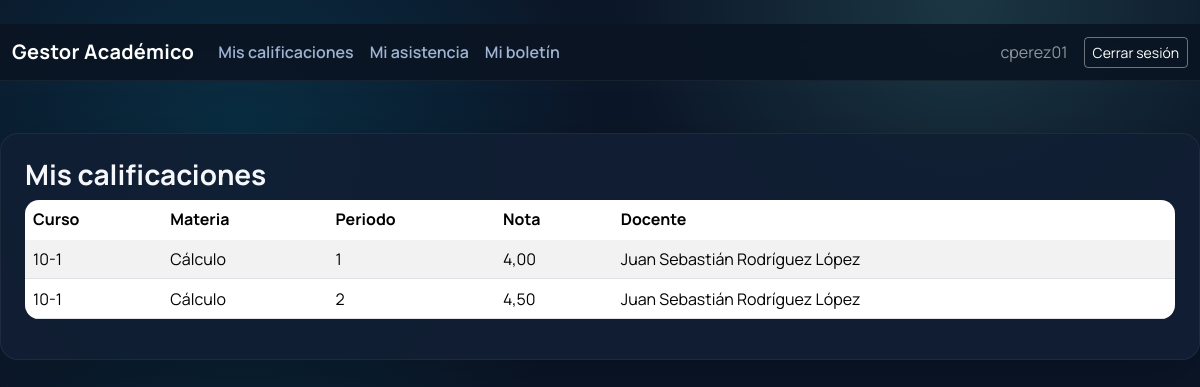
Screenshot of /mi/calificaciones/ (signed in) with the database file from the repository.
### academico/models.py (models this page shows, shortened)
class Calificacion(models.Model):
    estudiante = models.ForeignKey(Estudiante, on_delete=models.CASCADE, related_name="calificaciones")
    materia = models.ForeignKey(Materia, on_delete=models.CASCADE, related_name="calificaciones")
    docente = models.ForeignKey(Docente, on_delete=models.SET_NULL, null=True, blank=True, related_name="calificaciones")
    periodo = models.CharField(max_length=20, default="1")
    nota = models.DecimalField(max_digits=4, decimal_places=2)  # 0.00 - 10.00
    fecha_registro = models.DateTimeField(auto_now_add=True)
    class Meta:
        unique_together = ("estudiante", "materia", "periodo")

class Materia(models.Model):
    nombre = models.CharField(max_length=100)
    codigo = models.CharField(max_length=20, unique=True)
    curso = models.ForeignKey(Curso, on_delete=models.CASCADE, related_name="materias")
    docente = models.ForeignKey(Docente, on_delete=models.SET_NULL, null=True, blank=True, related_name="materias")

class Curso(models.Model):
    nombre = models.CharField(max_length=100)
    codigo = models.CharField(max_length=20, unique=True)
    anio = models.IntegerField()
    activo = models.BooleanField(default=True)

class Docente(models.Model):
    user = models.OneToOneField(User, on_delete=models.CASCADE, related_name="docente")
    titulo = models.CharField(max_length=100, blank=True)
    telefono = models.CharField(max_length=20, blank=True)

### academico/views.py (the view)
# urls.py: path("mi/calificaciones/", views.mis_calificaciones, name="mis_calificaciones"),
@rol_requerido("ESTUDIANTE")
def mis_calificaciones(request):
    estudiante = get_object_or_404(Estudiante, user=request.user)
    calificaciones = Calificacion.objects.filter(estudiante=estudiante).select_related(
        "materia__curso", "docente__user"
    )
    return render(request, "calificaciones/mis_calificaciones.html", {"calificaciones": calificaciones})

### academico/context_processors.py (called while the page is built)
def perfil_usuario(request):
    perfil = None
    if request.user.is_authenticated:
        try:
            perfil = request.user.perfil
        except Perfil.DoesNotExist:
            perfil = None
    return {"perfil_usuario": perfil}

### templates/calificaciones/mis_calificaciones.html (shortened to what this page needs)
﻿{% extends "base.html" %}
{% block content %}
<h3>Mis calificaciones</h3>
<table class="table table-striped">
    <thead>
        <tr>
            <th>Curso</th>
            <th>Materia</th>
            <th>Periodo</th>
            <th>Nota</th>
            <th>Docente</th>
        </tr>
    </thead>
    <tbody>
        {% for c in calificaciones %}
        <tr>
            <td>{{ c.materia.curso.nombre }}</td>
            <td>{{ c.materia.nombre }}</td>
            <td>{{ c.periodo }}</td>
            <td>{{ c.nota }}</td>
            <td>{% if c.docente %}{{ c.docente.user.get_full_name }}{% else %}-{% endif %}</td>
        </tr>
        {% empty %}
        <tr><td colspan="5">Aún no tienes calificaciones registradas.</td></tr>
        {% endfor %}
    </tbody>
</table>
{% endblock %}

### templates/base.html (shortened to what this page needs)
<!DOCTYPE html>
<html lang="es">
<head>
    <link href="https://cdn.jsdelivr.net/npm/bootstrap@5.3.3/dist/css/bootstrap.min.css" rel="stylesheet">
</head>
<body>
<nav class="navbar navbar-expand-lg navbar-dark mb-4">
    <div class="container-fluid">
        <a class="navbar-brand" href="{% url 'dashboard' %}">Gestor Académico</a>
        <div class="collapse navbar-collapse" id="navbarNav">
            {% if user.is_authenticated %}
                {% if user.is_superuser %}
                <ul class="navbar-nav me-auto">
                    <li class="nav-item"><a class="nav-link" href="{% url 'estudiante_list' %}">Estudiantes</a></li>
                    <li class="nav-item"><a class="nav-link" href="{% url 'docente_list' %}">Docentes</a></li>
                    <li class="nav-item"><a class="nav-link" href="{% url 'curso_list' %}">Cursos</a></li>
                    <li class="nav-item"><a class="nav-link" href="{% url 'materia_list' %}">Materias</a></li>
                    <li class="nav-item"><a class="nav-link" href="{% url 'calificacion_list' %}">Calificaciones</a></li>
                    <li class="nav-item"><a class="nav-link" href="{% url 'asistencia_list' %}">Asistencia</a></li>
                </ul>
                {% elif perfil_usuario and perfil_usuario.rol == "DOCENTE" %}
                <ul class="navbar-nav me-auto">
                    <li class="nav-item"><a class="nav-link" href="{% url 'docente_mis_materias' %}">Mis materias</a></li>
                    <li class="nav-item"><a class="nav-link" href="{% url 'asistencia_list' %}">Asistencia (vista general)</a></li>
                </ul>
                {% elif perfil_usuario and perfil_usuario.rol == "ESTUDIANTE" %}
                <ul class="navbar-nav me-auto">
                    <li class="nav-item"><a class="nav-link" href="{% url 'mis_calificaciones' %}">Mis calificaciones</a></li>
                    <li class="nav-item"><a class="nav-link" href="{% url 'mi_asistencia' %}">Mi asistencia</a></li>
                    <li class="nav-item"><a class="nav-link" href="{% url 'mi_boletin' %}">Mi boletín</a></li>
                </ul>
                {% endif %}
                <span class="navbar-text me-3">
                    {{ user.get_username }}
                </span>
                <a href="{% url 'logout' %}" class="btn btn-outline-light btn-sm">Cerrar sesión</a>
            {% else %}
                <a href="{% url 'login' %}" class="btn btn-outline-light btn-sm ms-auto">Ingresar</a>
            {% endif %}
        </div>
    </div>
</nav>
<main class="container-xxl page-shell">
    <div class="page-surface">
        {% block content %}{% endblock %}
    </div>
</main>
</body>
</html>

### templates/base.html (style rules this page uses)
:root { --bg-main: #0b1628; --card: #0f1f35; --card-soft: #132742; --text: #e7edf6; --muted: #9fb3d2; --primary: #00b4d8; --primary-strong: #0091b5; --accent: #80ffea; --shadow: 0 20px 60px rgba(0, 0, 0, 0.25); }
* { font-family: 'Manrope', system-ui, -apple-system, sans-serif; }
body { background: radial-gradient(circle at 20% 20%, rgba(0,180,216,0.16), transparent 32%), radial-gradient(circle at 80% 0%, rgba(128,255,234,0.14), transparent 28%), var(--bg-main); color: var(--text); min-height: 100vh; }
.navbar { background: rgba(10,20,35,0.9); backdrop-filter: blur(10px); border-bottom: 1px solid rgba(255,255,255,0.06); }
.navbar-brand { font-weight: 700; letter-spacing: 0.3px; }
.nav-link { color: var(--muted) !important; font-weight: 600; }
.page-shell { padding: 28px 0 60px; }
.page-surface { background: rgba(17, 31, 52, 0.9); border: 1px solid rgba(255,255,255,0.06); border-radius: 18px; padding: 24px; box-shadow: var(--shadow); }
h1, h2, h3, h4, h5 { color: #f5f7fb; font-weight: 700; }
table.table { background: rgba(15,31,53,0.95); color: var(--text); border-radius: 14px; overflow: hidden; border-collapse: separate; border-spacing: 0; }
table.table thead { background: rgba(255,255,255,0.06); }
table.table thead th { border-bottom: 1px solid rgba(255,255,255,0.08); }
table.table tbody td { border-top: 1px solid rgba(255,255,255,0.05); }
.btn-outline-light { border-color: rgba(255,255,255,0.4); color: #fff; }

### rows the page displays
Calificacion: materia.curso.nombre "10-1", materia.nombre "Cálculo", periodo "1", nota "4,00", docente.user.get_full_name "Juan Sebastián Rodríguez López"
Calificacion: materia.curso.nombre "10-1", materia.nombre "Cálculo", periodo "2", nota "4,50", docente.user.get_full_name "Juan Sebastián Rodríguez López"

### other values shown
{{ user.get_username }} "cperez01"
